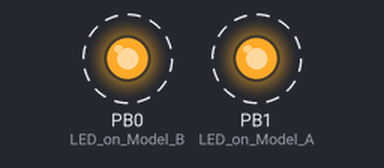
A sketch run on a simulated ATtiny85, built with avr-gcc and run on an emulated ATtiny85. Shown: output pins drawn as LEDs (lit = HIGH). Dashed ring = blinking.

Above: at 0.02 s.
Timing chart, 0 to 3.0 s (numbered marks = the images above):
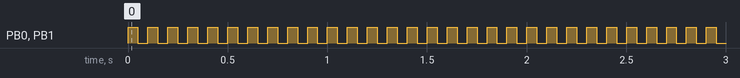

Measured:
- by itself, PB0 (LED_on_Model_B), PB1 (LED_on_Model_A): alternates HIGH for 0.05 s and LOW for 0.05 s

The sketch:

Blink_digispark.ino
```cpp
// the setup routine runs once when you press reset:
void setup() {
  // initialize the digital pin as an output.
  pinMode(0, OUTPUT); //LED on Model B
  pinMode(1, OUTPUT); //LED on Model A
}

// the loop routine runs over and over again forever:
void loop() {
  digitalWrite(0, HIGH);   // turn the LED on (HIGH is the voltage level)
  digitalWrite(1, HIGH);
  delay(50);               // wait for a second
  digitalWrite(0, LOW);    // turn the LED off by making the voltage LOW
  digitalWrite(1, LOW);
  delay(50);               // wait for a second
}
```
